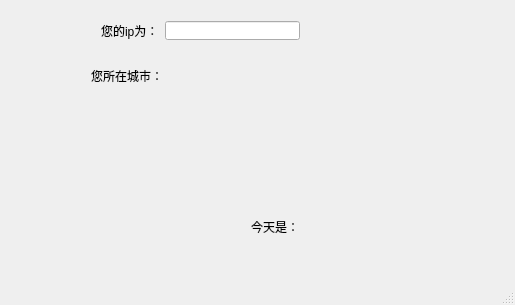
<?xml version="1.0" encoding="UTF-8"?>
<ui version="4.0">
 <class>ip_window</class>
 <widget class="QMainWindow" name="ip_window">
  <property name="geometry">
   <rect>
    <x>0</x>
    <y>0</y>
    <width>515</width>
    <height>305</height>
   </rect>
  </property>
  <property name="maximumSize">
   <size>
    <width>560</width>
    <height>347</height>
   </size>
  </property>
  <property name="windowTitle">
   <string>ip_window</string>
  </property>
  <widget class="QWidget" name="centralWidget">
   <widget class="QWidget" name="horizontalLayoutWidget">
    <property name="geometry">
     <rect>
      <x>80</x>
      <y>49</y>
      <width>255</width>
      <height>54</height>
     </rect>
    </property>
    <layout class="QHBoxLayout" name="horizontalLayout">
     <item>
      <widget class="QLabel" name="label_2">
       <property name="text">
        <string>您所在城市：</string>
       </property>
      </widget>
     </item>
     <item>
      <widget class="QLabel" name="label_3">
       <property name="minimumSize">
        <size>
         <width>156</width>
         <height>52</height>
        </size>
       </property>
       <property name="text">
        <string/>
       </property>
      </widget>
     </item>
    </layout>
   </widget>
   <widget class="QWidget" name="horizontalLayoutWidget_2">
    <property name="geometry">
     <rect>
      <x>90</x>
      <y>10</y>
      <width>221</width>
      <height>41</height>
     </rect>
    </property>
    <layout class="QHBoxLayout" name="horizontalLayout_2">
     <item>
      <widget class="QLabel" name="label">
       <property name="text">
        <string>您的ip为：</string>
       </property>
      </widget>
     </item>
     <item>
      <widget class="QLineEdit" name="lineEdit"/>
     </item>
    </layout>
   </widget>
   <widget class="QLabel" name="label_4">
    <property name="geometry">
     <rect>
      <x>80</x>
      <y>130</y>
      <width>91</width>
      <height>71</height>
     </rect>
    </property>
    <property name="font">
     <font>
      <family>仿宋</family>
      <pointsize>16</pointsize>
     </font>
    </property>
    <property name="text">
     <string/>
    </property>
   </widget>
   <widget class="QWidget" name="verticalLayoutWidget">
    <property name="geometry">
     <rect>
      <x>240</x>
      <y>140</y>
      <width>241</width>
      <height>121</height>
     </rect>
    </property>
    <layout class="QVBoxLayout" name="verticalLayout">
     <item>
      <widget class="QLabel" name="label_5">
       <property name="font">
        <font>
         <pointsize>13</pointsize>
        </font>
       </property>
       <property name="text">
        <string/>
       </property>
      </widget>
     </item>
     <item>
      <widget class="QLabel" name="label_7">
       <property name="text">
        <string>今天是：</string>
       </property>
      </widget>
     </item>
    </layout>
   </widget>
   <widget class="QLabel" name="label_6">
    <property name="geometry">
     <rect>
      <x>10</x>
      <y>210</y>
      <width>221</width>
      <height>45</height>
     </rect>
    </property>
    <property name="font">
     <font>
      <pointsize>13</pointsize>
     </font>
    </property>
    <property name="text">
     <string/>
    </property>
   </widget>
  </widget>
  <widget class="QStatusBar" name="statusBar"/>
 </widget>
 <layoutdefault spacing="6" margin="11"/>
 <resources/>
 <connections/>
</ui>
